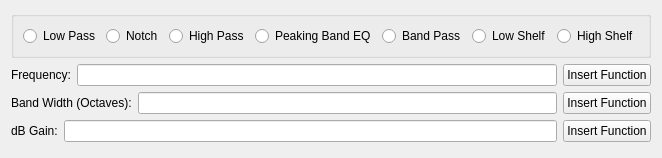
    <widget class="QWidget" name="makeFilterPage">
      <layout class="QVBoxLayout" name="makeFilterFormLayout">
        <item>
        <widget class="QGroupBox" name="makeFilterOptionsGroup">
        <property name="sizePolicy"><sizepolicy hsizetype="Preferred" vsizetype="Fixed">
            <horstretch>0</horstretch><verstretch>0</verstretch>
        </sizepolicy></property>
        <layout class="QHBoxLayout" name="makeFilterOptions1Layout">
            <item>
                <widget class="QRadioButton" name="makeFilterLPF">
                <property name="text">
                    <string>Low Pass</string>
                </property>
                </widget>
            </item>
            <item>
                <widget class="QRadioButton" name="makeFilterNF">
                <property name="text">
                    <string>Notch</string>
                </property>
                </widget>
            </item>   
            <item>
                <widget class="QRadioButton" name="makeFilterHPF">
                <property name="text">
                    <string>High Pass</string>
                </property>
                </widget>
            </item>
            <item>
                <widget class="QRadioButton" name="makeFilterPBEQ">
                <property name="text">
                    <string>Peaking Band EQ</string>
                </property>
                </widget>
            </item>
            <item>
                <widget class="QRadioButton" name="makeFilterBPF">
                <property name="text">
                    <string>Band Pass</string>
                </property>
                </widget>
            </item>
            <item>
                <widget class="QRadioButton" name="makeFilterLSF">
                <property name="text">
                    <string>Low Shelf</string>
                </property>
                </widget>
            </item>
            <item>
                <widget class="QRadioButton" name="makeFilterHSF">
                <property name="text">
                    <string>High Shelf</string>
                </property>
                </widget>
            </item>
        </layout>
        </widget>
        </item>
        <item>
        <layout class="QHBoxLayout" name="makeFilterFrequencyLayout">
            <item>
                <widget class="QLabel" name="makeFilterFrequencyLabel">
                <property name="text">
                <string>Frequency:</string>
                </property>
                </widget>
            </item>
            <item>
                <widget class="QLineEdit" name="makeFilterFrequencyEdit"/>
            </item>
            <item>
                <widget class="QPushButton" name="makeFilterFrequencyInsertFn">
                <property name="text">
                    <string>Insert Function</string>
                </property>
                </widget>
            </item>
        </layout>
        </item>  
        <item>
        <layout class="QHBoxLayout" name="makeFilterBWLayout">
            <item>
                <widget class="QLabel" name="makeFilterBWLabel">
                <property name="text">
                <string>Band Width (Octaves):</string>
                </property>
                </widget>
            </item>
            <item>
                <widget class="QLineEdit" name="makeFilterBWEdit"/>
            </item>
            <item>
                <widget class="QPushButton" name="makeFilterBWInsertFn">
                <property name="text">
                    <string>Insert Function</string>
                </property>
                </widget>
            </item>
        </layout>
        </item> 
        <item>
        <layout class="QHBoxLayout" name="makeFilterDBLayout">
            <item>
                <widget class="QLabel" name="makeFilterDBLabel">
                <property name="text">
                <string>dB Gain:</string>
                </property>
                </widget>
            </item>
            <item>
                <widget class="QLineEdit" name="makeFilterDBEdit"/>
            </item>
            <item>
                <widget class="QPushButton" name="makeFilterDBInsertFn">
                <property name="text">
                    <string>Insert Function</string>
                </property>
                </widget>
            </item>
        </layout>
        </item>  
        <item><spacer name="verticalSpacer_22">
            <property name="orientation"><enum>Qt::Vertical</enum></property>
            <property name="sizeHint" stdset="0"><size><width>5</width><height>5</height></size></property>
        </spacer></item>      
      </layout>
    </widget>
